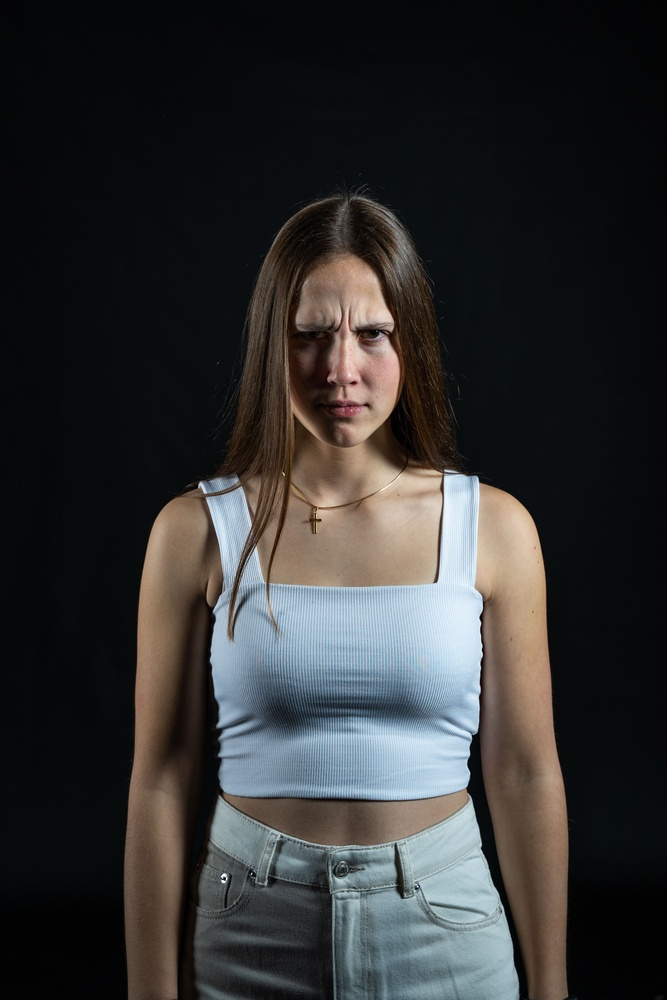
#> input picture opencv_python_study/again/images/sumila.jpg, 667 x 1000 px, shrunk from 3208 x 4812 before the run
$ jupyter execute --allow-errors chapter7.ipynb   (shell and % lines are left out)
#> lines starting #> are read from the running program, lines starting #| are printed output that depends on the picture
[cell 1]
import cv2
import numpy as np
import matplotlib.pyplot as plt

[cell 2]
def show(img, title='Image'):
    plt.imshow(cv2.cvtColor(img, cv2.COLOR_BGR2RGB))
    plt.axis('off')  # 不显示坐标轴
    plt.title(title) # 图像题目
    plt.show()

# 图像平滑处理

* 均值滤波
* 方框滤波
* 高斯滤波
* 中值滤波
* 双边滤波
* 2D卷积（自定义滤波）

卷积核越大，去噪效果越好，当然花费的计算时间也会越长，同时让图像失真越严重。在实际处理中，要在失真和去噪效果之间取得平衡，选取合适大小的卷积核。

[cell 3]
img = cv2.imread('images/samsung.jpg')
#> (the rest of this cell did not finish here and is left out)

#> (a cell that did not finish here is left out)

## 方框滤波

#> (a cell that did not finish here is left out)

## 高斯滤波
在高斯滤波中，会将中心点的权重值加大，远离中心点的权重值减小，在此基础上计算邻域内各个像素值不同权重的和。

#> (a cell that did not finish here is left out)

## 双边滤波

双边滤波在计算某一个像素点的新值时，不仅考虑距离信息（距离越远，权重越小），还考虑色彩信息（色彩差别越大，权重越小）。双边滤波综合考虑距离和色彩的权重结果，既能够有效地去除噪声，又能够较好地保护边缘信息。

#> (a cell that did not finish here is left out)

[cell 8]
girl = cv2.imread('images/sumila.jpg')
#> girl is the input picture: shape (1000, 667, 3); mean B, G, R 49.7, 49.9, 50
res = cv2.bilateralFilter(girl, 50, 75, 75)
show(res)
res = cv2.GaussianBlur(girl, (45,45), 0, 0)
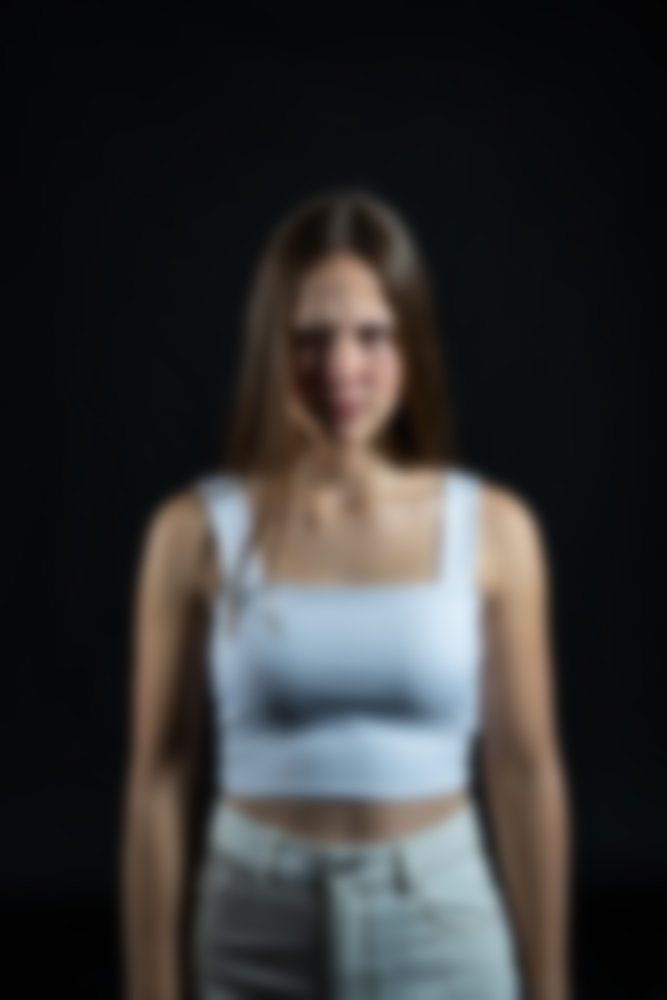
#> res: shape (1000, 667, 3); mean B, G, R 49.7, 49.9, 50
show(res)
